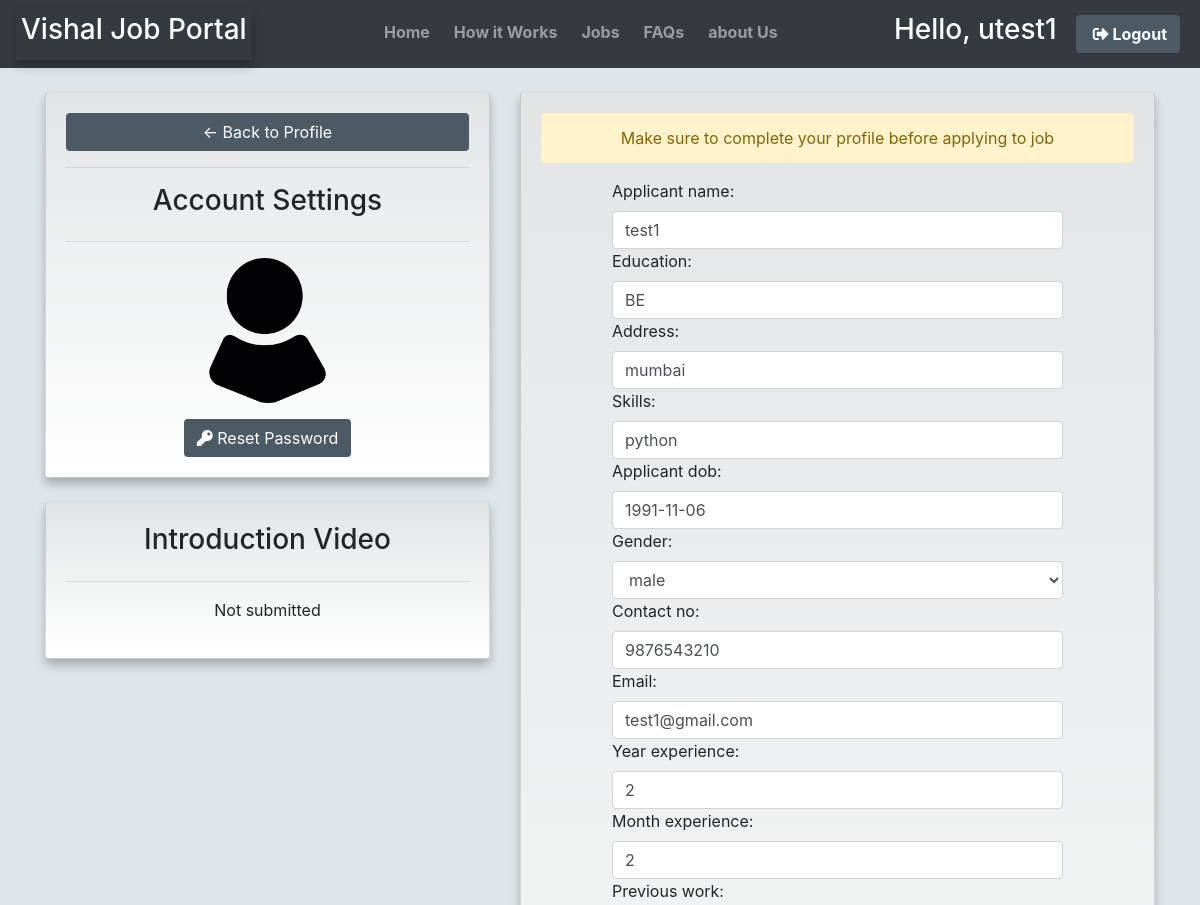
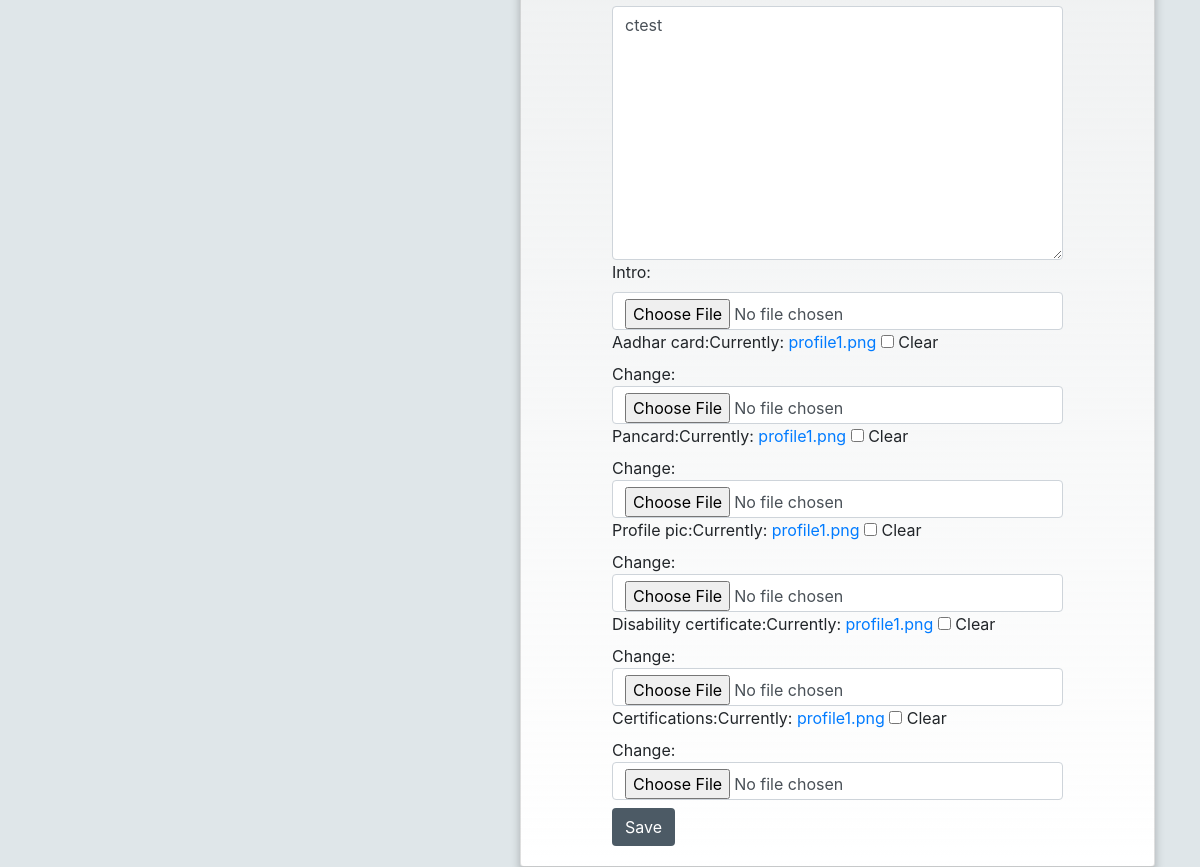
/caccount/ (signed in), run on the app's committed database (2 pictures, top to bottom).
### JobPortal/models.py (models this page shows, shortened)
class Candidates(models.Model):
    category=(
        ('Male','male'),
        ('Female','female'),
        ('Other','other'),
    )
    user=models.OneToOneField(User,null=True,on_delete=models.CASCADE)
    applicant_name=models.CharField(max_length=200,null=True)
    education=models.CharField(max_length=200,null=True, blank=True)
    address= models.CharField(max_length=300,null=True, blank=True)
    skills=models.CharField(max_length=300,null=True)
    applicant_dob=models.DateField(null=True, blank=True)
    gender= models.CharField(max_length=200,null=True,choices=category, blank=True)
    contact_no= models.CharField(max_length=200,null=True, blank=True)
    email= models.CharField(max_length=200,null=True, blank=True)
    year_experience=models.IntegerField(null=True, blank=True)
    month_experience=models.IntegerField(null=True, blank=True)
    previous_work=models.TextField(max_length=3000,null=True, blank=True)
    intro=models.FileField(null=True, blank=True)
    aadhar_card=models.FileField(default="profile1.png", null=True, blank=True)
    pancard=models.FileField(default="profile1.png", null=True, blank=True)
    date_created = models.DateTimeField(auto_now_add=True, null=True)
    profile_pic = models.ImageField(default="profile1.png", null=True, blank=True)
    disability_certificate=models.FileField(default="profile1.png", null=True, blank=True)
    certifications=models.FileField(default="profile1.png", null=True, blank=True)

### JobPortal/decorators.py (the view)
		def wrapper_func(request, *args, **kwargs):
			group = None
			if request.user.groups.exists():
				group = request.user.groups.all()[0].name
			if group in allowed_roles:
				return view_func(request, *args, **kwargs)
			else:
				return redirect('main')

### JobPortal/forms.py
class CandidateForm(StylishForm):
	class Meta:
		model = Candidates
		fields = '__all__'
		exclude = ['user']

### JobPortal/views.py (called while the page is built)
@allowed_users(allowed_roles=['jobseeker'])
def caccountSettings(request):
    candidates = request.user.candidates
    form = CandidateForm(instance=candidates)
    if request.method == 'POST':
        form = CandidateForm(request.POST, request.FILES,instance=candidates)
        if form.is_valid():
            form.save()
    context = {'form':form}
    return render(request, 'caccount.html', context)

### JobPortal/templates/caccount.html (shortened to what this page needs)
{% extends 'basic.html' %}
{% block body %}
{% load static %}
<br>
<div class="container">
<div class="row">
	<div class="col-md-5">
		<div class="card card-body pro">
			<a class="btn bord" href="{% url 'candidatePage' %}"> &#8592; Back to Profile</a>
			<hr>
			<h3 style="text-align: center">Account Settings</h3>
			<hr>
			<p style="text-align:center;"><img class="profile-pic imgb" src="{{request.user.candidates.profile_pic.url}}" style="text-align:center; width:145px;height:145px;border-radius= 50%" alt="profile pic"></p>
			<a href="{% url 'change_password' %}"align='center' target="_blank"><button type="button"class="btn bord mx-1"><i class="fas fa-key"></i> Reset Password</button></a>
		</div>
		<br>
		<div class="card card-body pro">
			<h3 style="text-align: center">Introduction Video</h3>
			<hr>
			{% if request.user.candidates.intro %}
            <a style="color:#0000EE;"href='{{request.user.candidates.intro.url}}'align='center' target="_blank"><button type="button"class="btn bord btn-lg mx-1">Play</button></a>
			{% else %}
			<p align='center'>Not submitted</p>
			{% endif %}
		</div>
	</div>
	<div class="col-md-7">
		<div class="card card-body pro">
			<div class="alert alert-warning" role="alert" align='center'>
				Make sure to complete your profile before applying to job
			</div>
			<div class="d-flex justify-content-center ">
				<form method="POST" action="" enctype="multipart/form-data">
					{{form.as_table}}
				<input class="btn bord mt-2" type="submit" value='Save' name="Update Information" >
				</form>
			</div>
		</div>
	</div>
</div>
</div>
{% endblock %}

### JobPortal/templates/basic.html (shortened to what this page needs)
<!doctype html>
<html lang="en">
{% load static %}
<head>
 <link rel="stylesheet" href="https://cdn.jsdelivr.net/npm/bootstrap-icons@1.8.0/font/bootstrap-icons.css">
  <link rel="stylesheet" href="https://stackpath.bootstrapcdn.com/bootstrap/4.2.1/css/bootstrap.min.css"
>
  <link rel="stylesheet" href="https://stackpath.bootstrapcdn.com/bootstrap/4.1.3/css/bootstrap.min.css">
  <link rel="stylesheet" href="https://use.fontawesome.com/releases/v5.6.1/css/all.css">
</head>
<body>
  <nav class="navbar navbar-expand-lg navbar-dark bg-dark">
    <a class="navbar-brand pro2 " href="{% url 'main' %}">
      {% comment %} <img src="{% static 'vis.jpg' %}" alt="vishal" width="150" border-radius= "10px" > {% endcomment %}<h3 >Vishal Job Portal</h3>
    </a>
    <div class="collapse navbar-collapse" id="navbarSupportedContent">
      <ul class="navbar-nav mx-auto">
        <li class="nav-item  mb-1">
          <a class="nav-link " aria-current="page" href="/"
            ><b>Home</b></a
          >
        </li>
        <li class="nav-item  ml-2 mb-1 ">
          <a class="nav-link " href="{% url 'hworks' %}"><b>How it Works</b></a>
        </li>
        <li class="nav-item  ml-2 mb-1">
          <a class="nav-link " href="{% url 'alljobs' %}"><b>Jobs</b></a>
        </li>
        <li class="nav-item  ml-2 mb-1">
          <a class="nav-link " href="{% url 'faq' %}"><b>FAQs</b></a>
        </li>
        <li class="nav-item  ml-2 mb-1">
          <a class="nav-link " href="{% url 'faq' %}"><b>about Us</b></a>
        </li>
      </ul>
      {% if request.user.is_authenticated %}
      <span class="user" style="color: white"><h3>Hello, {{request.user}} &nbsp;</h3></span>
      <span><a class="user btn bord mx-1" href="{% url 'logout' %}"><i class="fas fa-sign-out-alt mx-1"></i><b>Logout</b></a></span>
      {% else %}
      <span><a class="btn btn-outline-light mx-1" role="button" href="{% url 'clogin' %}"><b>Sign In</b></a></span>
      <span><a class="btn btn-outline-warning mx-1" role="button" href="{% url 'register' %}"><b>Create Account</b></a></span>
      {% endif %}
    </div>
  </nav>
  {% block body %} {% endblock %}
    <link rel="stylesheet" href="https://cdn.datatables.net/1.11.3/css/jquery.dataTables.min.css">
    <link rel="stylesheet" href="https://cdn.datatables.net/buttons/2.1.0/css/buttons.dataTables.min.css">
  </body>
</html>

### data on the page
Candidates: applicant_name "test1", education "BE", address "mumbai", skills "python", applicant_dob "1991-11-06", gender "male", contact_no "9876543210", email "test1@gmail.com", year_experience "2", month_experience "2", previous_work "ctest"

### other printed values
{{ request.user }} "utest1"
